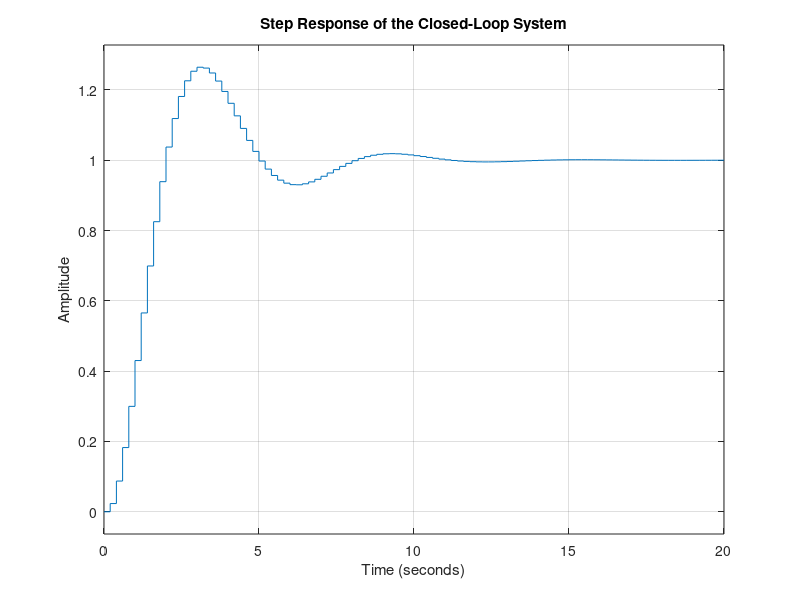

MATLAB code for this plot:
clc;
close all;

T0 = 0.2;

num = [0.0234 0.022];
den = [1 -1.8187 0.8187];

Gz = tf(num, den, T0);

Tz = feedback(Gz, 1);

step(Tz);
grid on;
title('Step Response of the Closed-Loop System');
xlabel('Time (seconds)');
ylabel('Amplitude');
